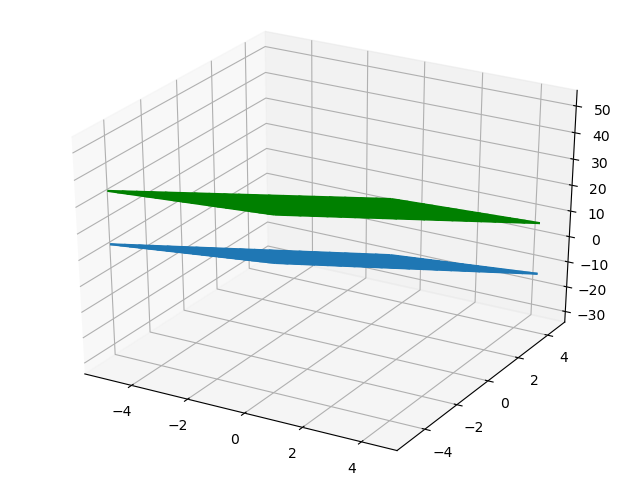

Generate this figure with Python:
import numpy as np
from pylab import *
from mpl_toolkits.mplot3d import Axes3D

fig = figure()
ax = Axes3D(fig)
X = np.arange(-5, 5, 0.5)
Y = np.arange(-5, 5, 0.5)
X, Y = np.meshgrid(X, Y)
Z1 = 2*X - 5*Y
ax.plot_wireframe(X, Y, Z1)
Z2 = 2*X - 5*Y + 20
ax.plot_wireframe(X, Y, Z2, color='green')
show()
